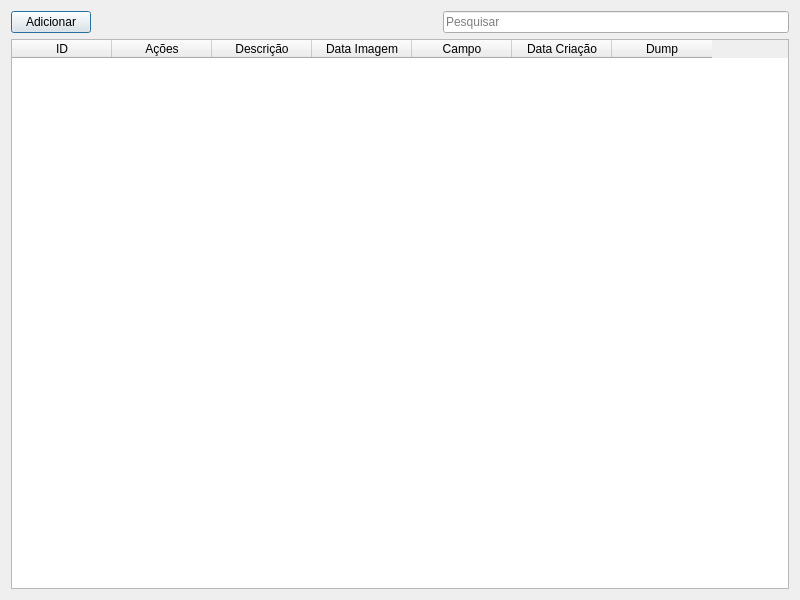
<?xml version="1.0" encoding="UTF-8"?>
<ui version="4.0">
 <class>Dialog</class>
 <widget class="QDialog" name="Dialog">
  <property name="geometry">
   <rect>
    <x>0</x>
    <y>0</y>
    <width>800</width>
    <height>600</height>
   </rect>
  </property>
  <property name="windowTitle">
   <string>Gerenciador de Fotos</string>
  </property>
  <layout class="QGridLayout" name="gridLayout">
   <item row="0" column="0">
    <layout class="QHBoxLayout" name="horizontalLayout">
     <item>
      <widget class="QPushButton" name="addFormBtn">
       <property name="text">
        <string>Adicionar</string>
       </property>
      </widget>
     </item>
     <item>
      <spacer name="horizontalSpacer">
       <property name="orientation">
        <enum>Qt::Horizontal</enum>
       </property>
       <property name="sizeHint" stdset="0">
        <size>
         <width>40</width>
         <height>20</height>
        </size>
       </property>
      </spacer>
     </item>
     <item>
      <widget class="QLineEdit" name="searchLineEdit">
       <property name="placeholderText">
        <string>Pesquisar</string>
       </property>
      </widget>
     </item>
    </layout>
   </item>
   <item row="1" column="0">
    <widget class="QTableWidget" name="tableWidget">
     <column>
      <property name="text">
       <string>ID</string>
      </property>
     </column>
     <column>
      <property name="text">
       <string>Ações</string>
      </property>
     </column>
     <column>
      <property name="text">
       <string>Descrição</string>
      </property>
     </column>
     <column>
      <property name="text">
       <string>Data Imagem</string>
      </property>
     </column>
     <column>
      <property name="text">
       <string>Campo</string>
      </property>
     </column>
     <column>
      <property name="text">
       <string>Data Criação</string>
      </property>
     </column>
     <column>
      <property name="text">
       <string>Dump</string>
      </property>
     </column>
    </widget>
   </item>
  </layout>
 </widget>
 <resources/>
 <connections/>
</ui>
